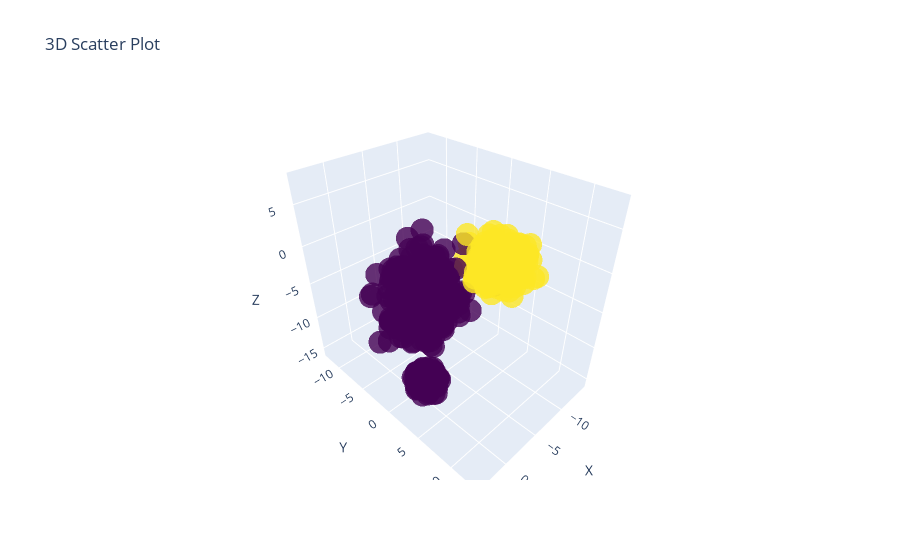

Source (notebook cell):
### Code cell
# Создание графика
fig = go.Figure(data=[go.Scatter3d(
    x=df_2["F0"],
    y=df_2["F1"],
    z=df_2["F2"],
    mode='markers',
    marker=dict(
        size=8,
        color=kmeans_labels,  # Цвет зависит от значения z
        colorscale='Viridis',
        opacity=0.8
    )
)])

# Настройки макета
fig.update_layout(
    title='3D Scatter Plot',
    scene=dict(
        xaxis_title='X',
        yaxis_title='Y',
        zaxis_title='Z'
    )
)

fig.show()

### Figure 1 — Plotly figure (JSON) as saved in the notebook; plotly's stock layout.template omitted (floating-point values rounded to 4 significant figures; data arrays with more than 128 entries replaced by an {"elided": "..."} marker saying what was removed)
{"data": [{"marker": {"color": {"elided": "1000 int values"}, "colorscale": [[0, "#440154"], [0.1111, "#482878"], [0.2222, "#3e4989"], [0.3333, "#31688e"], [0.4444, "#26828e"], [0.5556, "#1f9e89"], [0.6667, "#35b779"], [0.7778, "#6ece58"], [0.8889, "#b5de2b"], [1, "#fde725"]], "opacity": 0.8, "size": 8}, "mode": "markers", "type": "scatter3d", "x": {"elided": "1000 float values"}, "y": {"elided": "1000 float values"}, "z": {"elided": "1000 float values"}}], "layout": {"scene": {"xaxis": {"title": {"text": "X"}}, "yaxis": {"title": {"text": "Y"}}, "zaxis": {"title": {"text": "Z"}}}, "title": {"text": "3D Scatter Plot"}}}
